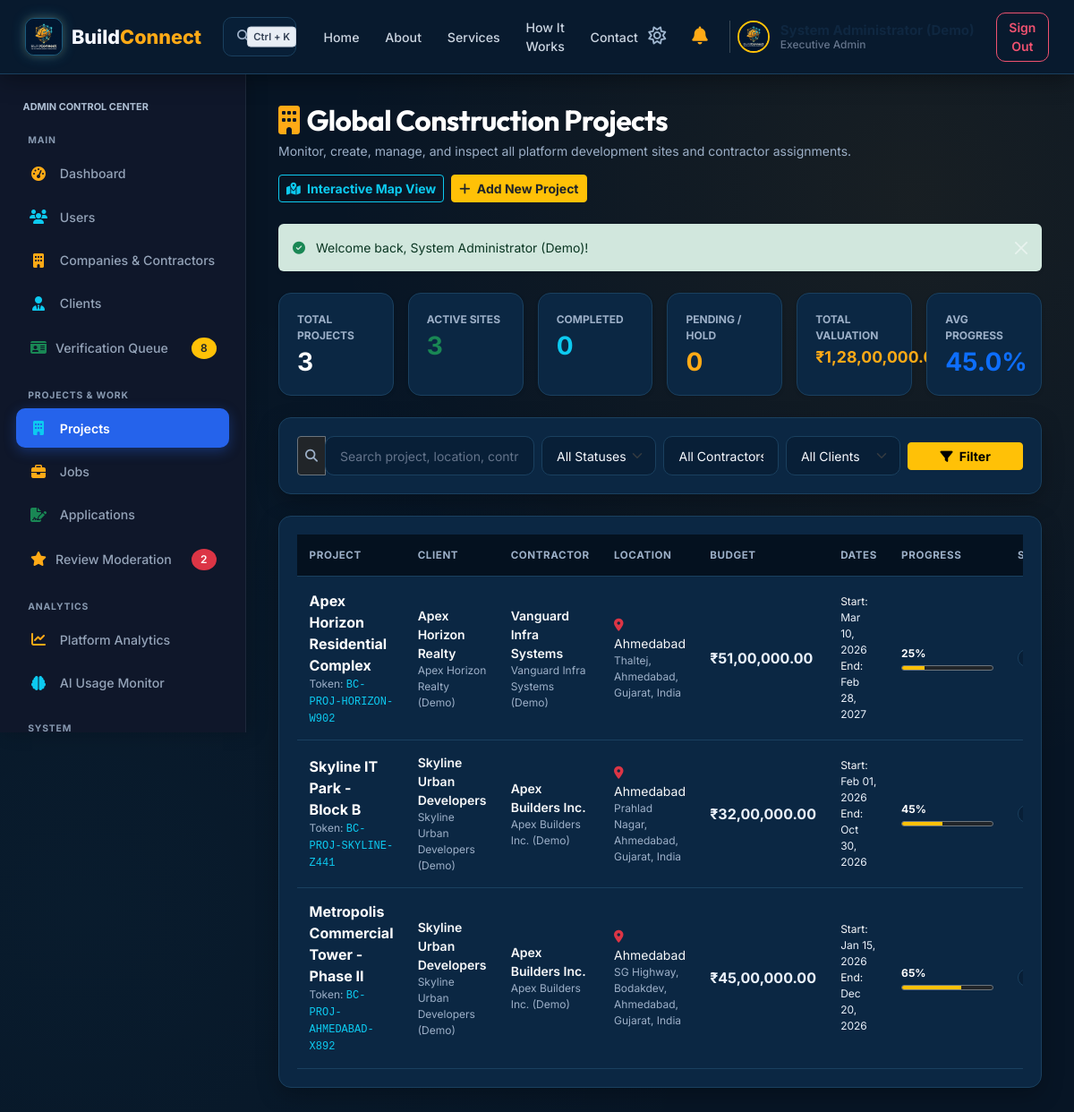
The app's page /admin/projects.php (signed in) with its own data.
### tables this page shows
CREATE TABLE IF NOT EXISTS users (
    id INT AUTO_INCREMENT PRIMARY KEY,
    name VARCHAR(100) NOT NULL,
    email VARCHAR(150) UNIQUE NOT NULL,
    password VARCHAR(255) NOT NULL,
    role ENUM('admin', 'contractor', 'worker', 'client') NOT NULL,
    phone VARCHAR(30) DEFAULT NULL,
    avatar VARCHAR(255) DEFAULT 'default_avatar.png',
    status ENUM('active', 'inactive', 'suspended') DEFAULT 'active',
    created_at TIMESTAMP DEFAULT CURRENT_TIMESTAMP,
    updated_at TIMESTAMP DEFAULT CURRENT_TIMESTAMP ON UPDATE CURRENT_TIMESTAMP,
    INDEX idx_user_email (email),
    INDEX idx_user_role (role),
    INDEX idx_user_created (created_at)
);

CREATE TABLE IF NOT EXISTS projects (
    id INT AUTO_INCREMENT PRIMARY KEY,
    contractor_id INT NOT NULL,
    client_id INT DEFAULT NULL,
    title VARCHAR(150) NOT NULL,
    description TEXT,
    location VARCHAR(200) NOT NULL,
    address VARCHAR(255) DEFAULT NULL,
    city VARCHAR(100) DEFAULT 'Ahmedabad',
    state VARCHAR(100) DEFAULT 'Gujarat',
    postal_code VARCHAR(20) DEFAULT '380054',
    location_lat DECIMAL(10,7) DEFAULT 23.0225,
    location_lng DECIMAL(10,7) DEFAULT 72.5714,
    budget DECIMAL(12,2) NOT NULL,
    start_date DATE DEFAULT NULL,
    end_date DATE DEFAULT NULL,
    status ENUM('pending', 'planning', 'active', 'in_progress', 'on_hold', 'completed', 'cancelled') DEFAULT 'in_progress',
    progress_percent INT DEFAULT 0,
    qr_code_token VARCHAR(64) UNIQUE,
    created_at TIMESTAMP DEFAULT CURRENT_TIMESTAMP,
    updated_at TIMESTAMP DEFAULT CURRENT_TIMESTAMP ON UPDATE CURRENT_TIMESTAMP,
    FOREIGN KEY (contractor_id) REFERENCES users(id) ON DELETE CASCADE,
    FOREIGN KEY (client_id) REFERENCES users(id) ON DELETE SET NULL,
    INDEX idx_project_status (status),
    INDEX idx_project_city (city),
    INDEX idx_project_state (state),
    INDEX idx_project_coords (location_lat, location_lng),
    INDEX idx_project_created (created_at)
);

CREATE TABLE IF NOT EXISTS clients (
    id INT AUTO_INCREMENT PRIMARY KEY,
    user_id INT UNIQUE NOT NULL,
    company_name VARCHAR(150) DEFAULT NULL,
    client_type VARCHAR(50) DEFAULT 'Commercial Developer',
    address TEXT,
    city VARCHAR(100) DEFAULT NULL,
    state VARCHAR(100) DEFAULT NULL,
    created_at TIMESTAMP DEFAULT CURRENT_TIMESTAMP,
    updated_at TIMESTAMP DEFAULT CURRENT_TIMESTAMP ON UPDATE CURRENT_TIMESTAMP,
    FOREIGN KEY (user_id) REFERENCES users(id) ON DELETE CASCADE
);

CREATE TABLE IF NOT EXISTS contractors (
    id INT AUTO_INCREMENT PRIMARY KEY,
    user_id INT UNIQUE NOT NULL,
    company_name VARCHAR(150) NOT NULL,
    license_no VARCHAR(100) DEFAULT NULL,
    company_address TEXT,
    company_description TEXT DEFAULT NULL,
    city VARCHAR(100) DEFAULT NULL,
    state VARCHAR(100) DEFAULT NULL,
    website VARCHAR(255) DEFAULT NULL,
    rating_avg DECIMAL(3,2) DEFAULT 5.00,
    created_at TIMESTAMP DEFAULT CURRENT_TIMESTAMP,
    updated_at TIMESTAMP DEFAULT CURRENT_TIMESTAMP ON UPDATE CURRENT_TIMESTAMP,
    FOREIGN KEY (user_id) REFERENCES users(id) ON DELETE CASCADE
);

### admin/projects.php (the view, shortened to what the rows shown need)
<?php
require_once __DIR__ . '/../includes/auth.php';
$db = getDB();
$page = max(1, (int)($_GET['page'] ?? 1));
$limit = 10;
$offset = ($page - 1) * $limit;
$where = [];
$params = [];
$where_clause = !empty($where) ? "WHERE " . implode(" AND ", $where) : "";
$data_query = "
    SELECT p.*,
           uc.name AS contractor_user_name,
           uc.email AS contractor_email,
           c.company_name AS contractor_company,
           ucl.name AS client_user_name,
           ucl.email AS client_email,
           cl.company_name AS client_company
    FROM projects p
    LEFT JOIN users uc ON p.contractor_id = uc.id
    LEFT JOIN contractors c ON uc.id = c.user_id
    LEFT JOIN users ucl ON p.client_id = ucl.id
    LEFT JOIN clients cl ON ucl.id = cl.user_id
    {$where_clause}
    ORDER BY p.id DESC
    LIMIT {$limit} OFFSET {$offset}
";
$stmt_data = $db->prepare($data_query);
$stmt_data->execute($params);
$projects = $stmt_data->fetchAll();
require_once __DIR__ . '/../includes/header.php';
require_once __DIR__ . '/../includes/navbar.php';
?>
<div class="bc-layout">
    <?php require_once __DIR__ . '/../includes/sidebar.php'; ?>
    <main class="bc-main-content">
        <div class="d-flex flex-wrap justify-content-between align-items-center mb-4 gap-3">
            <div>
                <h1 class="h2 fw-bold text-white mb-1"><i class="fa-solid fa-building text-warning me-2"></i>Global Construction Projects</h1>
            </div>
        </div>
        <div class="bc-card p-4 rounded-3 border-secondary">
            <div class="table-responsive">
                <table class="table table-custom align-middle mb-0">
                    <thead>
                        <tr>
                            <th>Project</th>
                            <th>Client</th>
                            <th>Contractor</th>
                            <th>Location</th>
                            <th>Budget</th>
                            <th>Dates</th>
                            <th>Progress</th>
                            <th>Status</th>
                        </tr>
                    </thead>
                    <tbody>
                        <?php if (empty($projects)): ?>
                            <tr>
                                <td colspan="9" class="text-center py-5 text-muted">
                                    <i class="fa-solid fa-building-circle-xmark fa-2x mb-2 text-secondary d-block"></i>
                                    No projects found matching the current criteria.
                                </td>
                            </tr>
                        <?php else: ?>
                            <?php foreach ($projects as $p): ?>
                                <?php
                                $contractor_display = $p['contractor_company'] ?: $p['contractor_user_name'] ?: 'Unassigned';
                                $client_display = $p['client_company'] ?: $p['client_user_name'] ?: 'Unassigned';
                                ?>
                                <tr>
                                    <td>
                                        <div class="fw-bold text-white"><?= e($p['title']) ?></div>
                                        <div class="text-muted extra-small">
                                            Token: <span class="font-monospace text-info"><?= e($p['qr_code_token'] ?: 'N/A') ?></span>
                                        </div>
                                    </td>
                                    <td>
                                        <div class="small fw-semibold text-light"><?= e($client_display) ?></div>
                                        <div class="extra-small text-muted"><?= e($p['client_user_name'] ?: '') ?></div>
                                    </td>
                                    <td>
                                        <div class="small fw-semibold text-light"><?= e($contractor_display) ?></div>
                                        <div class="extra-small text-muted"><?= e($p['contractor_user_name'] ?: '') ?></div>
                                    </td>
                                    <td>
                                        <div class="small text-light"><i class="fa-solid fa-location-dot text-danger me-1"></i><?= e($p['city'] ?: $p['location']) ?></div>
                                        <div class="extra-small text-muted"><?= e($p['location']) ?></div>
                                    </td>
                                    <td class="fw-bold text-warning">
                                        <?= format_currency($p['budget'], '₹') ?>
                                    </td>
                                    <td class="extra-small text-muted">
                                        <div><span class="text-light">Start:</span> <?= format_date($p['start_date']) ?></div>
                                        <div><span class="text-light">End:</span> <?= format_date($p['end_date']) ?></div>
                                    </td>
                                    <td style="min-width: 130px;">
                                        <div class="d-flex justify-content-between align-items-center extra-small mb-1">
                                            <span class="fw-bold text-white"><?= (int)$p['progress_percent'] ?>%</span>
                                        </div>
                                        <div class="progress bg-dark border border-secondary" style="height: 6px;">
                                            <div class="progress-bar bg-warning" role="progressbar" style="width: <?= (int)$p['progress_percent'] ?>%;"></div>
                                        </div>
                                    </td>
                                    <td>
                                        <form action="<?= BASE_URL ?>/admin/projects.php" method="POST" class="d-inline">
                                            <select name="status" class="form-select form-select-sm bg-dark border-secondary text-light py-0 px-1 extra-small" onchange="this.form.submit()">
                                                <option value="in_progress" <?= $p['status'] === 'in_progress' ? 'selected' : '' ?>>In Progress</option>
                                            </select>
                                        </form>
                                    </td>
                                </tr>
                            <?php endforeach; ?>
                        <?php endif; ?>
                    </tbody>
                </table>
            </div>
        </div>
    </main>
</div>
<?php require_once __DIR__ . '/../includes/footer.php'; ?>

### includes/navbar.php (shortened to what the rows shown need)
<?php
$user = get_logged_user();
?>
<nav class="bc-navbar bc-navbar-modern d-flex align-items-center justify-content-between">
    <div class="d-flex align-items-center gap-3">
        <?php if ($user):
            $user_role_label = ucfirst($user['role']);
            if ($user['role'] === 'admin') $user_role_label = 'Executive Admin';
            elseif ($user['role'] === 'client') $user_role_label = 'Client';
            elseif ($user['role'] === 'worker') $user_role_label = 'Worker';
            elseif ($user['role'] === 'contractor') $user_role_label = 'Contractor';
            $user_avatar = (!empty($user['avatar']) && file_exists(__DIR__ . '/../assets/images/' . $user['avatar'])) ? $user['avatar'] : 'logo.png';
        ?>
            <button class="btn btn-sm btn-link text-slate-400 p-1 text-decoration-none d-none d-sm-inline-block" type="button" title="Toggle Light/Dark Theme">
                <i class="fa-regular fa-sun fs-5" style="color: #9FB6CF;"></i>
            </button>
            <div class="dropdown">
                <button class="btn btn-outline-secondary btn-sm position-relative text-light border-0" type="button" id="notifDropdown" data-bs-toggle="dropdown" aria-expanded="false">
                    <i class="fa-solid fa-bell text-warning fs-5" style="color: #FFAA16 !important;"></i>
                </button>
            </div>
            <div class="d-flex align-items-center gap-2 ps-2 border-start border-secondary border-opacity-50">
                <img src="<?= BASE_URL ?>/assets/images/<?= sanitize($user_avatar) ?>" alt="Avatar" class="rounded-circle border border-2 border-warning" style="width: 36px; height: 36px; object-fit: cover;">
                <div class="profile-info text-start d-flex flex-column justify-content-center ms-1 me-1" style="line-height: 1.2; min-width: 130px; flex-shrink: 0; display: flex !important; visibility: visible !important; opacity: 1 !important;">
                    <div class="fw-bold profile-name bc-user-name" style="color: #0F2740 !important; font-weight: 700 !important; font-size: 15px !important; opacity: 1 !important; visibility: visible !important; display: block !important; white-space: nowrap;"><?= sanitize($user['name'] ?? 'User') ?></div>
                    <div class="extra-small profile-role bc-user-role" style="color: #64748B !important; font-size: 12px !important; font-weight: 500 !important; opacity: 1 !important; visibility: visible !important; display: block !important; white-space: nowrap;"><?= sanitize($user_role_label) ?></div>
                </div>
            </div>
            <a href="<?= BASE_URL ?>/logout.php" class="btn btn-outline-danger btn-sm ms-1">Sign Out</a>
        <?php endif; ?>
    </div>
</nav>

### includes/sidebar.php (shortened to what the rows shown need)
<?php
$user = get_logged_user();
$is_worker = ($user && isset($user['role']) && $user['role'] === ROLE_WORKER);
$is_admin  = ($user && isset($user['role']) && $user['role'] === ROLE_ADMIN);
$is_client = ($user && isset($user['role']) && $user['role'] === ROLE_CLIENT);
$is_contractor = ($user && isset($user['role']) && $user['role'] === ROLE_CONTRACTOR);
$sidebar_class = 'bc-sidebar';
$sidebar_id = '';
if ($is_worker) {
    $sidebar_class .= ' bc-sidebar-worker';
    $sidebar_id = 'id="bc-worker-sidebar"';
} elseif ($is_admin) {
    $sidebar_class .= ' bc-sidebar-admin';
    $sidebar_id = 'id="bc-admin-sidebar"';
} elseif ($is_client) {
    $sidebar_class .= ' bc-sidebar-client';
    $sidebar_id = 'id="bc-client-sidebar"';
} elseif ($is_contractor) {
    $sidebar_class .= ' bc-sidebar-contractor';
    $sidebar_id = 'id="bc-contractor-sidebar"';
}
?>
<aside class="<?= $sidebar_class ?>" <?= $sidebar_id ?>>
    <div class="px-2 mb-3">
        <div class="text-uppercase text-muted extra-small fw-bold tracking-wider" style="font-size: 0.68rem; color: var(--bc-text-secondary) !important;">
            <?= $user ? sanitize(strtoupper($user['role'])) . ' CONTROL CENTER' : 'NAVIGATION' ?>
        </div>
    </div>
</aside>

### records on screen
users: role "Executive Admin", role "ADMIN"
projects: title "Apex Horizon Residential Complex", qr_code_token "BC-PROJ-HORIZON-W902", clients.company_name "Apex Horizon Realty", client.name "Apex Horizon Realty (Demo)", contractors.company_name "Vanguard Infra Systems", contractor.name "Vanguard Infra Systems (Demo)", city "Ahmedabad", location "Thaltej, Ahmedabad, Gujarat, India", budget "₹51,00,000.00", start_date "Mar 10, 2026", end_date "Feb 28, 2027", progress_percent "25", status "In Progress"
projects: title "Skyline IT Park - Block B", qr_code_token "BC-PROJ-SKYLINE-Z441", clients.company_name "Skyline Urban Developers", client.name "Skyline Urban Developers (Demo)", contractors.company_name "Apex Builders Inc.", contractor.name "Apex Builders Inc. (Demo)", city "Ahmedabad", location "Prahlad Nagar, Ahmedabad, Gujarat, India", budget "₹32,00,000.00", start_date "Feb 01, 2026", end_date "Oct 30, 2026", progress_percent "45", status "In Progress"
projects: title "Metropolis Commercial Tower - Phase II", qr_code_token "BC-PROJ-AHMEDABAD-X892", clients.company_name "Skyline Urban Developers", client.name "Skyline Urban Developers (Demo)", contractors.company_name "Apex Builders Inc.", contractor.name "Apex Builders Inc. (Demo)", city "Ahmedabad", location "SG Highway, Bodakdev, Ahmedabad, Gujarat, India", budget "₹45,00,000.00", start_date "Jan 15, 2026", end_date "Dec 20, 2026", progress_percent "65", status "In Progress"

### other values on screen
$flash['message'] "Welcome back, System Administrator (Demo)!"
$total_projects "3"
$active_projects "3"
$completed_projects "0"
$pending_projects "0"
format_currency($total_budget, '₹') "₹1,28,00,000.00"
$avg_progress "45.0"
